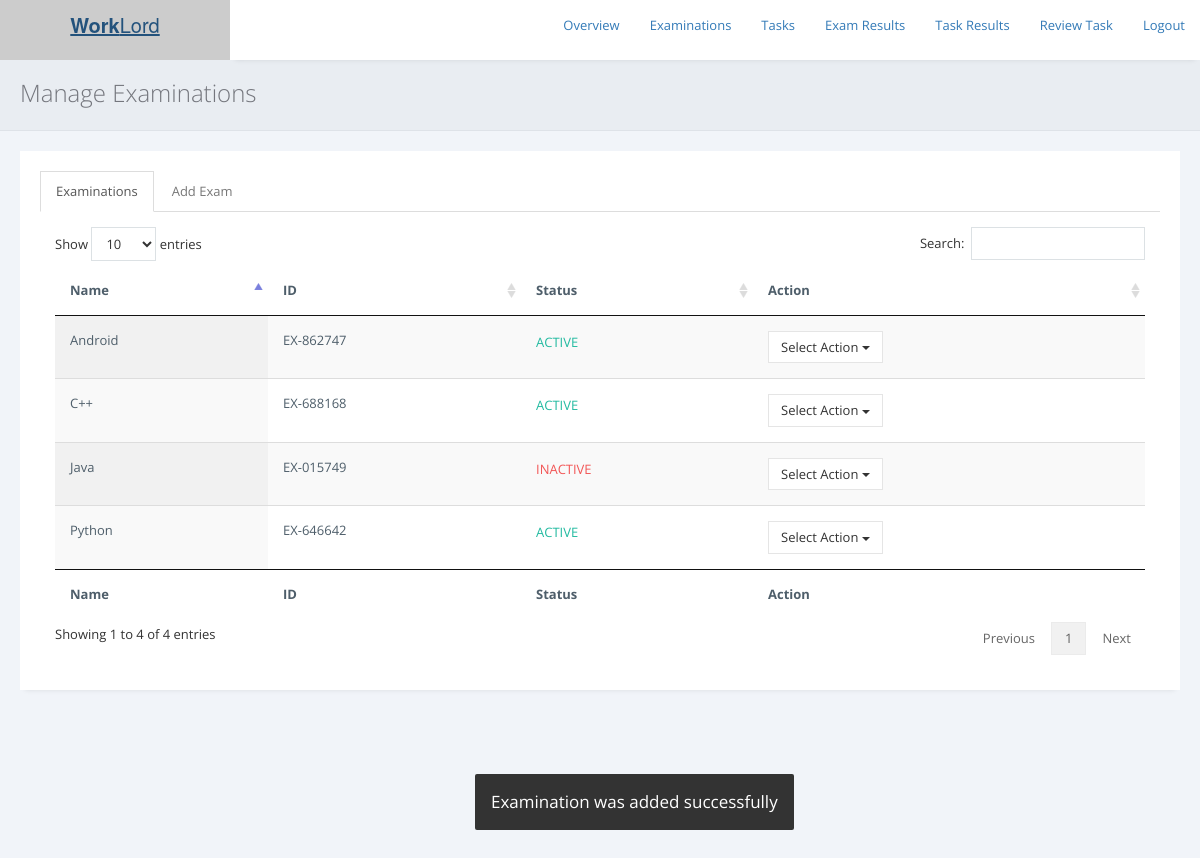
Page /exams/admin/examinations.php?rp=2932 on the committed database.
### tables this page shows
CREATE TABLE `examinations` (
  `exam_id` varchar(255) NOT NULL,
  `exam_name` varchar(255) NOT NULL,
  `duration` int(255) NOT NULL,
  `passmark` int(255) NOT NULL,
  `terms` longtext NOT NULL,
  `status` varchar(255) NOT NULL DEFAULT 'Inactive'
);

CREATE TABLE `alerts` (
  `id` int(255) NOT NULL,
  `code` varchar(255) NOT NULL,
  `description` varchar(255) NOT NULL
);

### exams/admin/includes/check_reply.php (called while the page is built, shortened)
<?php
include '../../db.php';
if (isset($_GET['rp'])) {
$error_code = mysqli_real_escape_string($conn, $_GET['rp']);
$sql = "SELECT * FROM alerts WHERE code = '$error_code'";
$result = $conn->query($sql);
if ($result->num_rows > 0) {
    while($row = $result->fetch_assoc()) {
	 $ms = 1;
     $description = $row['description'];
    }
} else {
	$ms = 0;
}
}
?>

### exams/admin/examinations.php (the view, shortened to what this page needs)
<?php
include 'includes/check_reply.php';
?>
<!DOCTYPE html>
<html>
<head>
<link rel="stylesheet" href="https://cdnjs.cloudflare.com/ajax/libs/twitter-bootstrap/3.3.7/css/bootstrap.min.css">
<link rel="stylesheet" href="https://cdnjs.cloudflare.com/ajax/libs/font-awesome/4.7.0/css/font-awesome.min.css">
<link rel="stylesheet" href="https://cdnjs.cloudflare.com/ajax/libs/ionicons/2.0.1/css/ionicons.min.css">
<link rel="stylesheet" href="../../css/AdminLTE.min.css">
        <link href="../assets/plugins/pace-master/themes/blue/pace-theme-flash.css" rel="stylesheet"/>
        <link href="../assets/plugins/uniform/css/uniform.default.min.css" rel="stylesheet"/>
        <link href="../assets/plugins/bootstrap/css/bootstrap.min.css" rel="stylesheet" type="text/css"/>
        <link href="../assets/plugins/fontawesome/css/font-awesome.css" rel="stylesheet" type="text/css"/>
        <link href="../assets/plugins/line-icons/simple-line-icons.css" rel="stylesheet" type="text/css"/>
        <link href="../assets/plugins/offcanvasmenueffects/css/menu_cornerbox.css" rel="stylesheet" type="text/css"/>
        <link href="../assets/plugins/waves/waves.min.css" rel="stylesheet" type="text/css"/>
        <link href="../assets/plugins/switchery/switchery.min.css" rel="stylesheet" type="text/css"/>
        <link href="../assets/plugins/3d-bold-navigation/css/style.css" rel="stylesheet" type="text/css"/>
        <link href="../assets/plugins/slidepushmenus/css/component.css" rel="stylesheet" type="text/css"/>
        <link href="../assets/plugins/datatables/css/jquery.datatables.min.css" rel="stylesheet" type="text/css"/>
        <link href="../assets/plugins/datatables/css/jquery.datatables_themeroller.css" rel="stylesheet" type="text/css"/>
        <link href="../assets/plugins/x-editable/bootstrap3-editable/css/bootstrap-editable.css" rel="stylesheet" type="text/css">
        <link href="../assets/plugins/bootstrap-datepicker/css/datepicker3.css" rel="stylesheet" type="text/css"/>
		<link href="../assets/plugins/select2/css/select2.min.css" rel="stylesheet" type="text/css"/>
        <link href="../assets/css/modern.min.css" rel="stylesheet" type="text/css"/>
        <link href="../assets/css/themes/green.css" class="theme-color" rel="stylesheet" type="text/css"/>
        <link href="../assets/css/custom.css" rel="stylesheet" type="text/css"/>
        <link href="../assets/css/snack.css" rel="stylesheet" type="text/css"/>
        <link href="../assets/plugins/summernote-master/summernote.css" rel="stylesheet" type="text/css"/>
        <link href="../assets/plugins/bootstrap-datepicker/css/datepicker3.css" rel="stylesheet" type="text/css"/>
        <link href="../assets/plugins/bootstrap-colorpicker/css/colorpicker.css" rel="stylesheet" type="text/css"/>
        <link href="../assets/plugins/bootstrap-tagsinput/bootstrap-tagsinput.css" rel="stylesheet" type="text/css"/>
        <link href="../assets/plugins/bootstrap-timepicker/css/bootstrap-timepicker.min.css" rel="stylesheet" type="text/css"/>
    </head>
    <body <?php if ($ms == "1") { print 'onload="myFunction()"'; } ?>  >
        <main class="content-wrap">
<header class="main-header">
    <a href="../../index.php" class="logo logo-bg">
      <span class="logo-lg"><b>Work</b>Lord</span>
    </a>
    <nav class="navbar navbar-static-top">
      <div class="navbar-custom-menu">
        <ul class="nav navbar-nav">
		<li><a href="./">Overview</a></li>
		<li><a href="examinations.php">Examinations</a></li>
		<li><a href="tasks.php">Tasks</a></li>
		<li><a href="results.php">Exam Results</a></li>
		<li><a href="view-taskresults.php">Task Results</a></li>
		<li><a href="reviewtask.php">Review Task</a></li>
		<li><a href="../../logout.php">Logout</a></li>
        </ul>
      </div>
    </nav>
  </header>
            <div class="page-inner">
                <div class="page-title">
                    <h3>Manage Examinations</h3>
                </div>
                <div id="main-wrapper">
                    <div class="row">
                        <div class="col-md-12">
						<div class="row">
                            <div class="col-md-12">
                                <div class="panel panel-white">
                                    <div class="panel-body">
                                        <div role="tabpanel">
                                            <ul class="nav nav-tabs" role="tablist">
                                                <li role="presentation" class="active"><a href="#tab5" role="tab" data-toggle="tab">Examinations</a></li>
                                                <li role="presentation"><a href="#tab6" role="tab" data-toggle="tab">Add Exam</a></li>
                                            </ul>
                                            <div class="tab-content">
                                                <div role="tabpanel" class="tab-pane active fade in" id="tab5">
                                           <div class="table-responsive">
										   <?php
										   include '../../db.php';
										   $sql = "SELECT * FROM examinations";
                                           $result = $conn->query($sql);
                                           if ($result->num_rows > 0) {
										print '
										<table id="example" class="display table" style="width: 100%; cellspacing: 0;">
                                        <thead>
                                            <tr>
                                                <th>Name</th>
                                                <th>ID</th>
												<th>Status</th>
                                                <th>Action</th>
                                            </tr>
                                        </thead>
                                        <tfoot>
                                            <tr>
                                                <th>Name</th>
                                                <th>ID</th>
												<th>Status</th>
                                                <th>Action</th>
                                            </tr>
                                        </tfoot>
                                        <tbody>';
                                           while($row = $result->fetch_assoc()) {
											   $status = $row['status'];
											   if ($status == "Active") {
											   $st = '<p class="text-success">ACTIVE</p>';
											   $stl = '<a href="pages/make_ex_in.php?id='.$row['exam_id'].'">Make Inactive</a>';
											   }else{
											   $st = '<p class="text-danger">INACTIVE</p>';
                                               $stl = '<a href="pages/make_ex_ac.php?id='.$row['exam_id'].'">Make Active</a>';
											   }
                                          print '
										       <tr>
                                                <td>'.$row['exam_name'].'</td>
												<td>'.$row['exam_id'].'</td>
												<td>'.$st.'</td>
                                                <td><div class="btn-group" role="group">
                                                <button type="button" class="btn btn-default dropdown-toggle" data-toggle="dropdown" aria-expanded="false">
                                                    Select Action
                                                    <span class="caret"></span>
                                                </button>
                                                <ul class="dropdown-menu" role="menu">
                                                    <li>'.$stl.'</li>
													<li><a href="edit-exam.php?eid='.$row['exam_id'].'">Edit Exam</a></li>
													<li><a href="view-questions.php?eid='.$row['exam_id'].'">View Questions</a></li>
													<li><a href="add-questions.php?eid='.$row['exam_id'].'">Add Questions</a></li>
                                                    <li><a'; ?> onclick = "return confirm('Drop <?php echo $row['exam_name']; ?> ?')" <?php print ' href="pages/drop_ex.php?id='.$row['exam_id'].'">Drop Exam</a></li>
                                                </ul>
                                            </div></td>
                                            </tr>';
                                           }
										   print '
									   </tbody>
                                       </table>  ';
                                            } else {
											print '
												<div class="alert alert-info" role="alert">
                                        Nothing was found in database.
                                    </div>';
                                           }
										   ?>
                                    </div>
                                                </div>
                                            </div>
                                        </div>
                                    </div>
                                </div>
                            </div>
                        </div>
                        </div>
                    </div>
                </div>
            </div>
        </main>
		<?php if ($ms == "1") {
?> <div class="alert alert-success" id="snackbar"><?php echo "$description";
 ?></div> <?php
}else{
}
?>
    </body>
</html>

### exams/assets/css/snack.css (style rules this page uses)
#snackbar { visibility: hidden; min-width: 250px; margin-left: -125px; background-color: #333; color: #fff; text-align: center; border-radius: 2px; padding: 16px; position: fixed; z-index: 1; left: 50%; bottom: 30px; font-size: 17px; }
#snackbar.show { visibility: visible; -webkit-animation: fadein 0.5s, fadeout 0.5s 2.5s; animation: fadein 0.5s, fadeout 0.5s 2.5s; }

### rows in the picture
examinations: exam_name "Java", exam_id "EX-015749", status "INACTIVE"
examinations: exam_name "Python", exam_id "EX-646642", status "ACTIVE"
examinations: exam_name "C++", exam_id "EX-688168", status "ACTIVE"
examinations: exam_name "Android", exam_id "EX-862747", status "ACTIVE"
alerts: description "Examination was added successfully"
